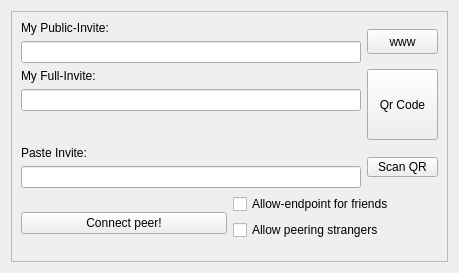
<?xml version="1.0" encoding="UTF-8"?>
<ui version="4.0">
 <class>quickStartDialog</class>
 <widget class="QWidget" name="quickStartDialog">
  <property name="geometry">
   <rect>
    <x>0</x>
    <y>0</y>
    <width>459</width>
    <height>273</height>
   </rect>
  </property>
  <property name="windowTitle">
   <string>Dialog</string>
  </property>
  <layout class="QHBoxLayout" name="horizontalLayout_6">
   <item>
    <widget class="QScrollArea" name="scrollArea">
     <property name="widgetResizable">
      <bool>true</bool>
     </property>
     <widget class="QWidget" name="scrollAreaWidgetContents_2">
      <property name="geometry">
       <rect>
        <x>0</x>
        <y>0</y>
        <width>439</width>
        <height>253</height>
       </rect>
      </property>
      <layout class="QVBoxLayout" name="verticalLayout_5">
       <item>
        <layout class="QGridLayout" name="gridLayout_2">
         <item row="0" column="0">
          <layout class="QHBoxLayout" name="horizontalLayout">
           <item>
            <layout class="QVBoxLayout" name="verticalLayout_4">
             <item>
              <widget class="QLabel" name="vipLabel">
               <property name="text">
                <string>My Public-Invite:  </string>
               </property>
              </widget>
             </item>
             <item>
              <widget class="QLineEdit" name="vipEdit">
               <property name="toolTip">
                <string>ip v6</string>
               </property>
               <property name="statusTip">
                <string>my  ip v6 address</string>
               </property>
               <property name="whatsThis">
                <string>This is IP v6 of working node</string>
               </property>
               <property name="text">
                <string notr="true"/>
               </property>
               <property name="dragEnabled">
                <bool>true</bool>
               </property>
               <property name="readOnly">
                <bool>true</bool>
               </property>
              </widget>
             </item>
            </layout>
           </item>
           <item>
            <widget class="QPushButton" name="wwwButton">
             <property name="minimumSize">
              <size>
               <width>71</width>
               <height>25</height>
              </size>
             </property>
             <property name="maximumSize">
              <size>
               <width>71</width>
               <height>25</height>
              </size>
             </property>
             <property name="text">
              <string>www</string>
             </property>
             <property name="icon">
              <iconset resource="icons.qrc">
               <normaloff>:/globe-model</normaloff>:/globe-model</iconset>
             </property>
            </widget>
           </item>
          </layout>
         </item>
         <item row="2" column="0">
          <layout class="QHBoxLayout" name="horizontalLayout_3">
           <item>
            <layout class="QVBoxLayout" name="verticalLayout">
             <item>
              <layout class="QHBoxLayout" name="horizontalLayout_2">
               <item>
                <widget class="QLabel" name="label">
                 <property name="text">
                  <string>My Full-Invite:     </string>
                 </property>
                </widget>
               </item>
              </layout>
             </item>
             <item>
              <widget class="QLineEdit" name="myInviteEdit">
               <property name="minimumSize">
                <size>
                 <width>0</width>
                 <height>0</height>
                </size>
               </property>
               <property name="statusTip">
                <string>IP v6 and IP v4 of this node - necessery to connect to this node</string>
               </property>
               <property name="whatsThis">
                <string>IP v6 and IP v4 of this node - necessery to connect to this node</string>
               </property>
               <property name="dragEnabled">
                <bool>true</bool>
               </property>
               <property name="readOnly">
                <bool>true</bool>
               </property>
              </widget>
             </item>
             <item>
              <spacer name="verticalSpacer">
               <property name="orientation">
                <enum>Qt::Vertical</enum>
               </property>
               <property name="sizeHint" stdset="0">
                <size>
                 <width>20</width>
                 <height>28</height>
                </size>
               </property>
              </spacer>
             </item>
            </layout>
           </item>
           <item>
            <widget class="QPushButton" name="QrZoomButton">
             <property name="minimumSize">
              <size>
               <width>71</width>
               <height>71</height>
              </size>
             </property>
             <property name="maximumSize">
              <size>
               <width>71</width>
               <height>71</height>
              </size>
             </property>
             <property name="text">
              <string>Qr Code</string>
             </property>
            </widget>
           </item>
          </layout>
         </item>
         <item row="3" column="0">
          <layout class="QHBoxLayout" name="horizontalLayout_4">
           <item>
            <layout class="QVBoxLayout" name="verticalLayout_2">
             <item>
              <widget class="QLabel" name="invateLabel">
               <property name="text">
                <string>Paste Invite:</string>
               </property>
              </widget>
             </item>
             <item>
              <widget class="QLineEdit" name="InviteEdit">
               <property name="statusTip">
                <string>IP v6 and IP v4 of node where you want to connect</string>
               </property>
               <property name="whatsThis">
                <string>IP v6 and IP v4 of node where you want to connect</string>
               </property>
              </widget>
             </item>
            </layout>
           </item>
           <item>
            <widget class="QPushButton" name="QrScanButton">
             <property name="minimumSize">
              <size>
               <width>71</width>
               <height>20</height>
              </size>
             </property>
             <property name="maximumSize">
              <size>
               <width>71</width>
               <height>20</height>
              </size>
             </property>
             <property name="text">
              <string>Scan QR</string>
             </property>
            </widget>
           </item>
          </layout>
         </item>
         <item row="4" column="0">
          <layout class="QHBoxLayout" name="horizontalLayout_5">
           <item>
            <widget class="QPushButton" name="connectButton">
             <property name="text">
              <string>Connect peer!</string>
             </property>
             <property name="icon">
              <iconset resource="icons.qrc">
               <normaloff>:/dns</normaloff>:/dns</iconset>
             </property>
            </widget>
           </item>
           <item>
            <layout class="QVBoxLayout" name="verticalLayout_3">
             <item>
              <widget class="QCheckBox" name="allowFriendsBox">
               <property name="text">
                <string>Allow-endpoint for friends</string>
               </property>
               <property name="icon">
                <iconset resource="icons.qrc">
                 <normaloff>:/grooup</normaloff>:/grooup</iconset>
               </property>
              </widget>
             </item>
             <item>
              <widget class="QCheckBox" name="allowStrangersBox">
               <property name="text">
                <string>Allow peering strangers</string>
               </property>
               <property name="icon">
                <iconset resource="icons.qrc">
                 <normaloff>:/glob-telcom</normaloff>:/glob-telcom</iconset>
               </property>
              </widget>
             </item>
             <item>
              <spacer name="verticalSpacer_2">
               <property name="orientation">
                <enum>Qt::Vertical</enum>
               </property>
               <property name="sizeHint" stdset="0">
                <size>
                 <width>20</width>
                 <height>40</height>
                </size>
               </property>
              </spacer>
             </item>
            </layout>
           </item>
          </layout>
         </item>
        </layout>
       </item>
      </layout>
     </widget>
    </widget>
   </item>
  </layout>
 </widget>
 <resources>
  <include location="icons.qrc"/>
 </resources>
 <connections/>
</ui>
